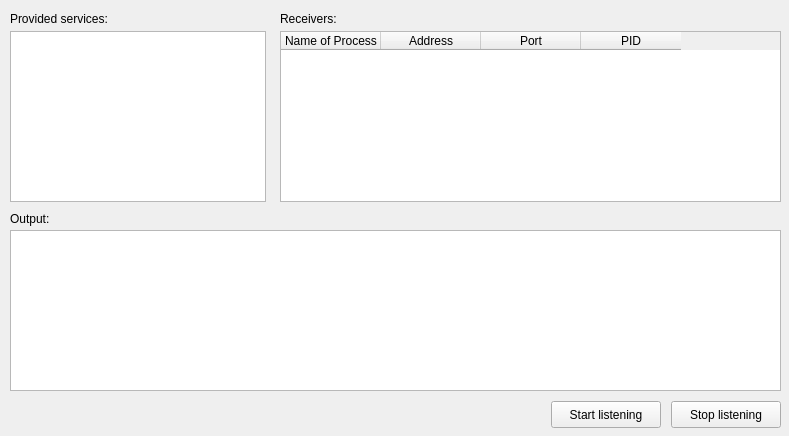
<?xml version="1.0" encoding="UTF-8"?>
<ui version="4.0">
 <class>ServiceDialog</class>
 <widget class="QWidget" name="ServiceDialog">
  <property name="geometry">
   <rect>
    <x>0</x>
    <y>0</y>
    <width>789</width>
    <height>436</height>
   </rect>
  </property>
  <property name="windowTitle">
   <string>Form</string>
  </property>
  <widget class="QListWidget" name="serviceList">
   <property name="geometry">
    <rect>
     <x>10</x>
     <y>31</y>
     <width>256</width>
     <height>171</height>
    </rect>
   </property>
  </widget>
  <widget class="QTableWidget" name="receiverTable">
   <property name="geometry">
    <rect>
     <x>280</x>
     <y>31</y>
     <width>501</width>
     <height>171</height>
    </rect>
   </property>
   <column>
    <property name="text">
     <string>Name of Process</string>
    </property>
   </column>
   <column>
    <property name="text">
     <string>Address</string>
    </property>
   </column>
   <column>
    <property name="text">
     <string>Port</string>
    </property>
   </column>
   <column>
    <property name="text">
     <string>PID</string>
    </property>
   </column>
  </widget>
  <widget class="QPlainTextEdit" name="serviceOutput">
   <property name="geometry">
    <rect>
     <x>10</x>
     <y>230</y>
     <width>771</width>
     <height>161</height>
    </rect>
   </property>
  </widget>
  <widget class="QLabel" name="receiverTableLabel">
   <property name="geometry">
    <rect>
     <x>280</x>
     <y>10</y>
     <width>63</width>
     <height>17</height>
    </rect>
   </property>
   <property name="text">
    <string>Receivers:</string>
   </property>
  </widget>
  <widget class="QLabel" name="serviceListLabel">
   <property name="geometry">
    <rect>
     <x>10</x>
     <y>10</y>
     <width>258</width>
     <height>17</height>
    </rect>
   </property>
   <property name="text">
    <string>Provided services:</string>
   </property>
  </widget>
  <widget class="QLabel" name="serviceOutputLabel">
   <property name="geometry">
    <rect>
     <x>10</x>
     <y>210</y>
     <width>63</width>
     <height>17</height>
    </rect>
   </property>
   <property name="text">
    <string>Output:</string>
   </property>
  </widget>
  <widget class="QPushButton" name="startListeningButton">
   <property name="geometry">
    <rect>
     <x>551</x>
     <y>401</y>
     <width>110</width>
     <height>27</height>
    </rect>
   </property>
   <property name="text">
    <string>Start listening</string>
   </property>
  </widget>
  <widget class="QPushButton" name="stopListeningButton">
   <property name="geometry">
    <rect>
     <x>671</x>
     <y>401</y>
     <width>110</width>
     <height>27</height>
    </rect>
   </property>
   <property name="text">
    <string>Stop listening</string>
   </property>
  </widget>
 </widget>
 <resources/>
 <connections/>
</ui>
